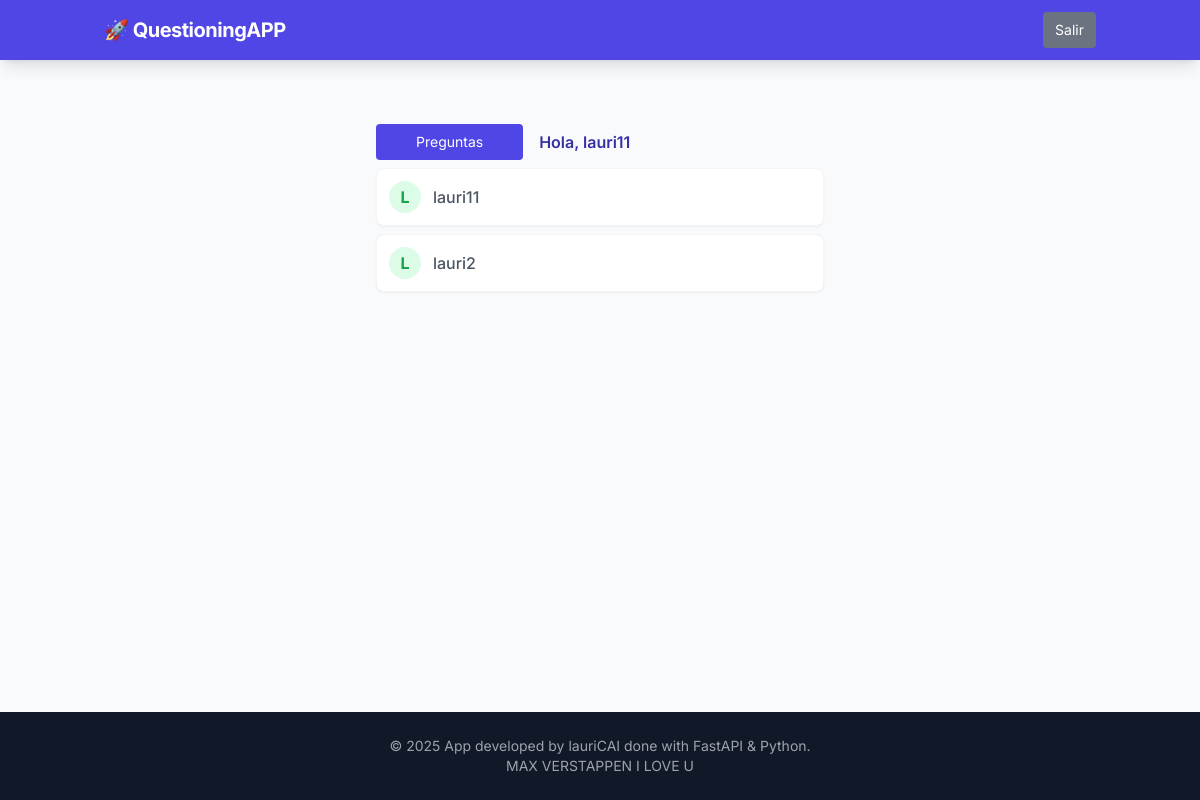
Screenshot of / (signed in) with the database file from the repository.
### app/models.py (models this page shows)
class User(SQLModel, table=True):
    id: Optional[int] = Field(default=None, primary_key=True)
    username: str = Field(index=True)
    email: str
    password: str  # Por ahora en texto plano (luego aprenderemos a encriptar)

### app/main.py (the view)
@app.get("/", response_class=HTMLResponse)
async def read_root(request: Request, session: Session = Depends(get_session)):
    statement = select(User)
    users = session.exec(statement).all()
    return templates.TemplateResponse("index.html", {
        "request": request,
        "usuarios": users  # Pasamos la lista REAL de objetos a la plantilla
    })

### app/templates/index.html (shortened to what this page needs)
{% extends "base.html" %}
{% block content %}
<div class="max-w-md mx-auto text-center mt-10">
 <div class="flex space-x-4 items-center">
    <a href="/question" class="text-sm bg-indigo-600 hover:bg-indigo-800 text-white px-10 py-2 rounded transition ">
        Preguntas
    </a>
    {% if request.session.get("username") %}
        <span class="text-indigo-800 text-italic font-semibold">
            Hola, {{ request.session.username }}
        </span>
    {% endif %}
</div>
  <ul class="space-y-2">
    {% for usuario in usuarios %}
    <li class="my-2 flex items-center bg-white p-3 rounded-lg shadow-sm border border-gray-100">
        <div class=" m+1 h-8 w-8 rounded-full bg-green-100 text-green-600 flex items-center justify-center font-bold mr-3">
            {{ usuario.username[0] | upper }} </div>
        <div class="flex flex-col ">
            <span class="font-medium text-gray-600">{{ usuario.username }}</span>
        </div>
    </li>
    {% else %}
    <li class="p-3 text-gray-500 italic">No hay amigos registrados aún.</li>
    {% endfor %}
</ul>
</div>
{% endblock %}

### app/templates/base.html (style rules this page uses)
body { font-family: 'Inter', sans-serif; }

### rows the page displays
User: session.username "lauri11", username "L", username "lauri11"
User: username "L", username "lauri2"
